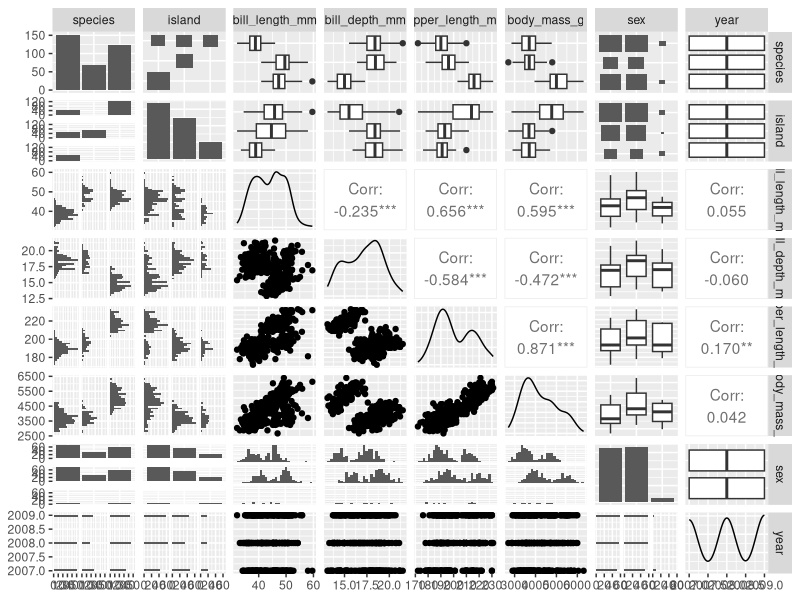
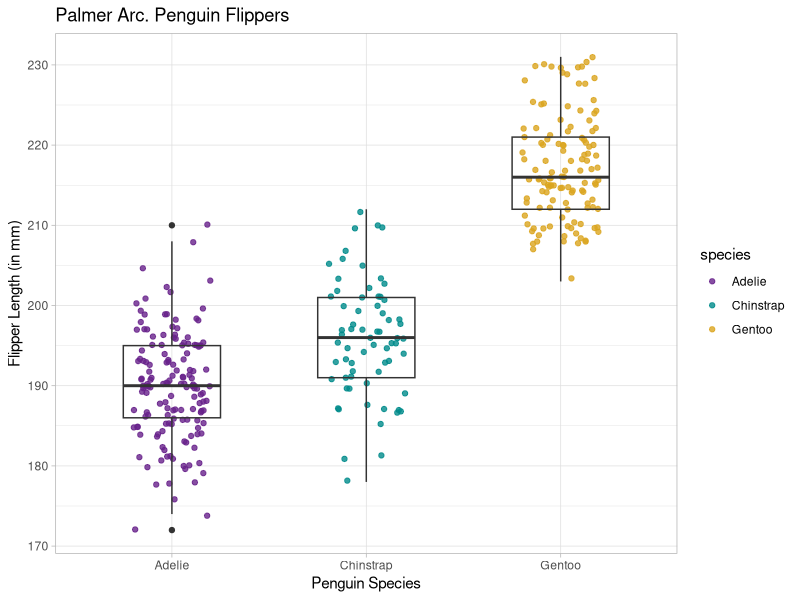
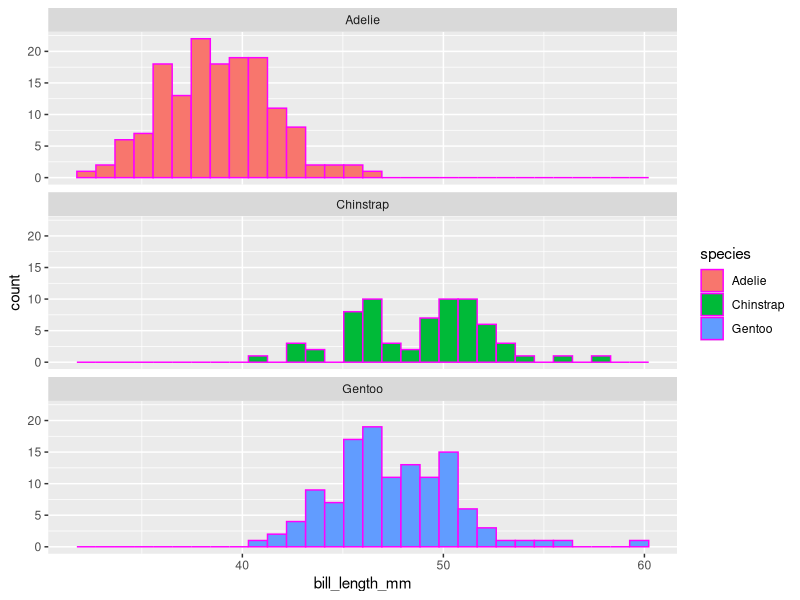
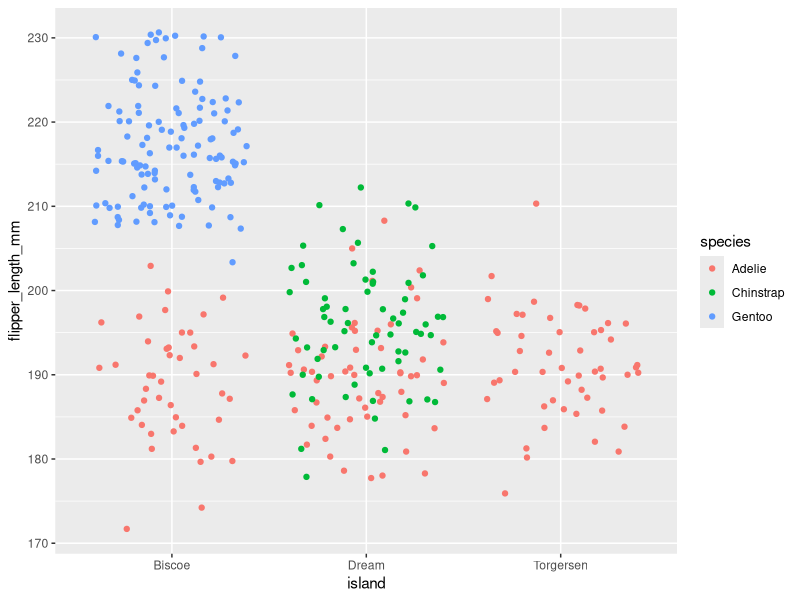
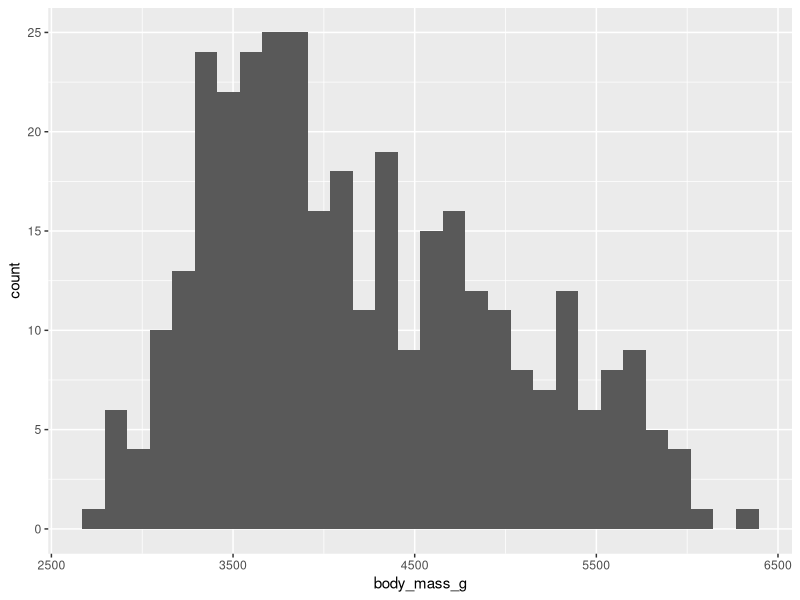

R code for these plots, in order:
## ---- chunk 1


library(tidyverse)
library(palmerpenguins)
library(GGally)
library(skimr)
## ---- chunk 2


# Tell me the column names
names(penguins)

# What are the dimensions
dim(penguins)

# Can you show me the first 6 lines?
head(penguins)

# Can you show me the last 6 lines?
tail(penguins)


## ---- chunk 3
skim(penguins)

GGally::ggpairs(penguins)

## ---- chunk 4
ggplot(data = penguins, aes(x = species, y = flipper_length_mm)) +
  geom_jitter(width = 0.2,
              alpha = 0.8,
              aes(color = species)) +
  geom_boxplot(fill = NA,
               width = 0.5) +
  theme_light() +
  scale_color_manual(values = c("darkorchid4", "cyan4", "goldenrod")) +
  labs(x = "Penguin Species",
       y = "Flipper Length (in mm)",
       title = "Palmer Arc. Penguin Flippers")
## ---- chunk 5
ggplot(data = penguins, aes(x = bill_length_mm)) +
  geom_histogram(aes(fill = species), color = "magenta") +
facet_wrap(~species, ncol = 1)
## ---- chunk 6

species <- penguins$species

adelie <- filter(penguins, species == 'adelie')


flipper_mean <- mean(penguins$flipper_length_mm, na.rm = TRUE)
flipper_mean

ggplot(data = penguins, aes(x = island, y = flipper_length_mm)) +
 geom_jitter(aes(color = species))

ggplot(data = penguins, aes(x = body_mass_g)) +
  geom_histogram()


## ---- chunk 7

bear <- c(5, 8, 12)

as.character(bear)

bear

as.numeric(bear)

## ---- chunk 8

r <- c(5, 2, 1, 8, 45)

r

is.na(r)

is.numeric(r)

# Changes in R Studio


